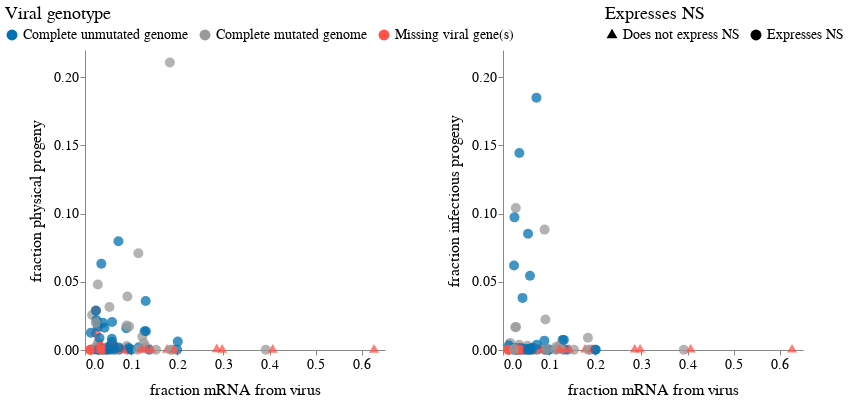

Notebook code cell kept with this figure:
### Markdown cell above
### Plot transcription-progeny production relationship
Plot the relationship between viral transcription and progeny produciton. I will produce both an SVG version for the manuscript and an HTML version for uploading to the web.

**I need to add [altair_saver](https://github.com/altair-viz/altair_saver/) to the environment to save an SVG version of this plot. For now, I will manually download one and add to the results folder.**

### Code cell
# Files and variables
transcription_progeny_file = figure_dir+'/'+'transcription_progeny_plot.svg'
transcription_progeny_interactive_file = 'docs/_includes/transcription_progeny_interactive.html'

freq_cols = [f"freq_{condition}" for condition in ["supernatant", "second_infection"]]
y_label = {"freq_supernatant": "fraction physical progeny",
           "freq_second_infection": "fraction infectious progeny"}

cell_selector = alt.selection_single(on='mouseover', empty='none')

# Colors and shapes
genome_label_values = ["Complete unmutated genome",
                 "Complete mutated genome",
                 "Missing viral gene(s)"]
genome_label_colors = ["#0072B2", "#999999", "#FF5349"] # Verified cb-readable

present_fluNS_values = ["Does not express NS", "Expresses NS"]
present_fluNS_shapes = ["triangle", "circle"]

# Selectors
genotype_selector = alt.selection_single(
    fields=["genome_label"],
    bind=alt.binding_select(
        name="Viral genotype\t",
        options=[None,
                 "Complete unmutated genome",
                 "Complete mutated genome",
                 "Missing viral gene(s)"],
        labels=["All genomes",
                "Complete unmutated genome",
                "Complete mutated genome",
                "Missing viral gene(s)"]
    ),
)

NS_selector = alt.selection_single(
    fields=["present_fluNS_string"],
    bind=alt.binding_select(
        name="Expresses NS\t",
        options=[None,
                 "Does not express NS",
                 "Expresses NS"],
        labels=["All",
                "Does not express NS",
                "Expresses NS"]
    ),
)

# Build charts
transcription_progeny_charts = []
for freq_col in freq_cols:
    transcription_progeny_charts.append(
        alt.Chart(transcription_progeny_df)
        .encode(
            x=alt.X("frac_viral_UMIs_adjusted",
                    scale=alt.Scale(domain=(0, 0.65)),
                    axis=alt.Axis(title='fraction mRNA from virus')),
            y=alt.Y(freq_col,
                    sort=[False, True],
                    scale=alt.Scale(domain=(0, 0.22), bins=[0,0.05,0.1,0.15,0.2]),
                    axis=alt.Axis(title=f'{y_label[freq_col]}')),
            tooltip=["cell_barcode", alt.Tooltip("frac_viral_UMIs", format='.2g'),
                     "total_UMIs", "missing_viral_genes", "mutated_genes",
                     *[alt.Tooltip(c, format='.2g') for c in freq_cols],
                     "viral_mutations", "mutation_support",
                    ],
            color=alt.Color("genome_label",
                            legend=alt.Legend(title="Viral genotype",
                                              orient='none',
                                              legendX=-80,
                                              legendY=-45,
                                              direction='horizontal',
                                              titleFontSize=18,
                                              titleFontWeight="normal",
                                              titleAnchor='start',
                                              labelFontSize=14,
                                              symbolStrokeWidth=0,
                                              symbolSize=120,
                                              labelLimit=200),
                            scale=alt.Scale(domain=genome_label_values,
                                            range=genome_label_colors)),
            shape=alt.Shape("present_fluNS_string",
                            legend=alt.Legend(title="Expresses NS",
                                              orient='none',
                                              legendX=520,
                                              legendY=-45,
                                              direction='horizontal',
                                              titleFontSize=18,
                                              titleFontWeight="normal",
                                              titleAnchor='start',
                                              labelFontSize=14,
                                              symbolStrokeWidth=0,
                                              symbolSize=120),
                            scale=alt.Scale(domain=present_fluNS_values,
                                            range=present_fluNS_shapes)),
            strokeWidth=alt.condition(cell_selector, alt.value(2), alt.value(0)),
            opacity=alt.condition(
                cell_selector,
                alt.value(1),
                alt.value(0.75),
            ),
            size=alt.value(100),
        )
        .mark_point(filled=True, stroke="black")
        .properties(width=300, height=300)
    )

transcription_progeny_plot = (
    alt.hconcat(*transcription_progeny_charts, spacing=60)
    .configure_view(strokeWidth=0)
    .add_selection(
        cell_selector,
        genotype_selector,
        NS_selector
    )
    .transform_filter(genotype_selector)
    .transform_filter(NS_selector)
    .configure_axis(grid=False,
                    titleFontSize=16,
                    titleFontWeight="normal",
                    labelFontSize=14,
                    titlePadding=10)
)

display(transcription_progeny_plot)
#transcription_progeny_plot.save(transcription_progeny_file)
transcription_progeny_plot.save(transcription_progeny_interactive_file)
